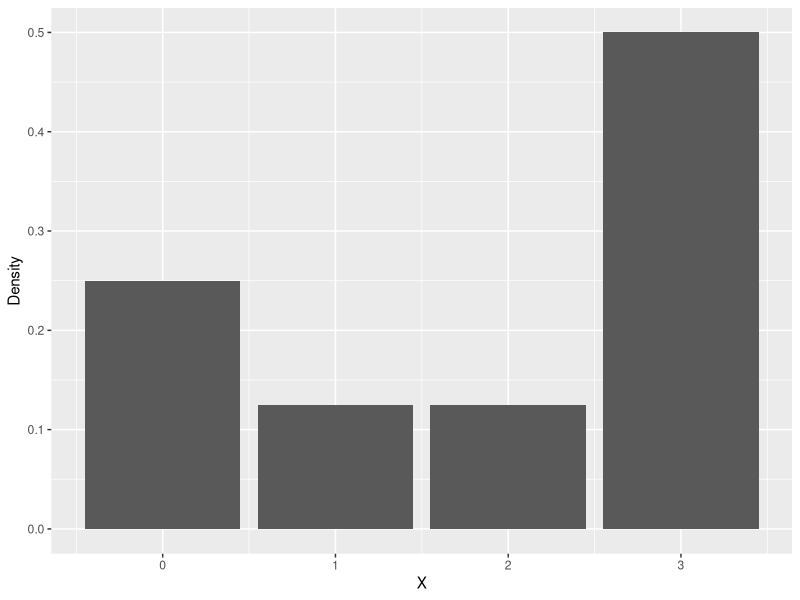
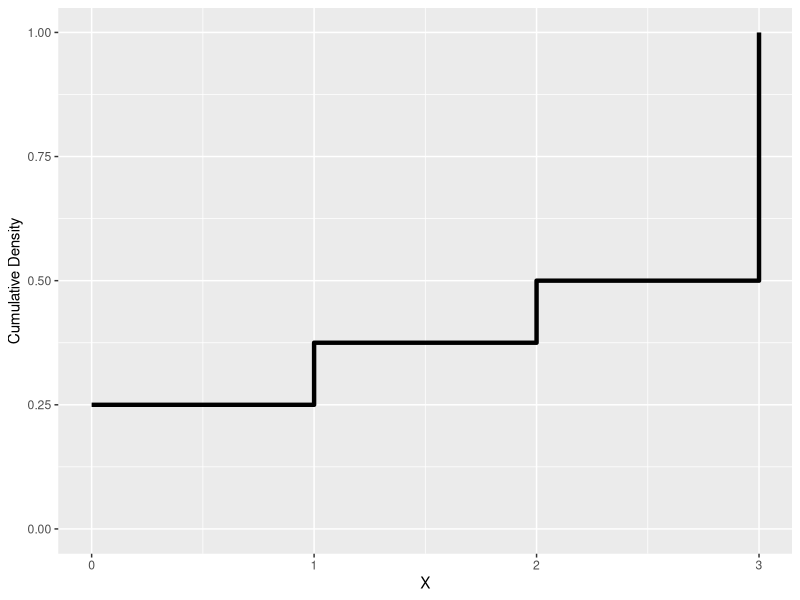
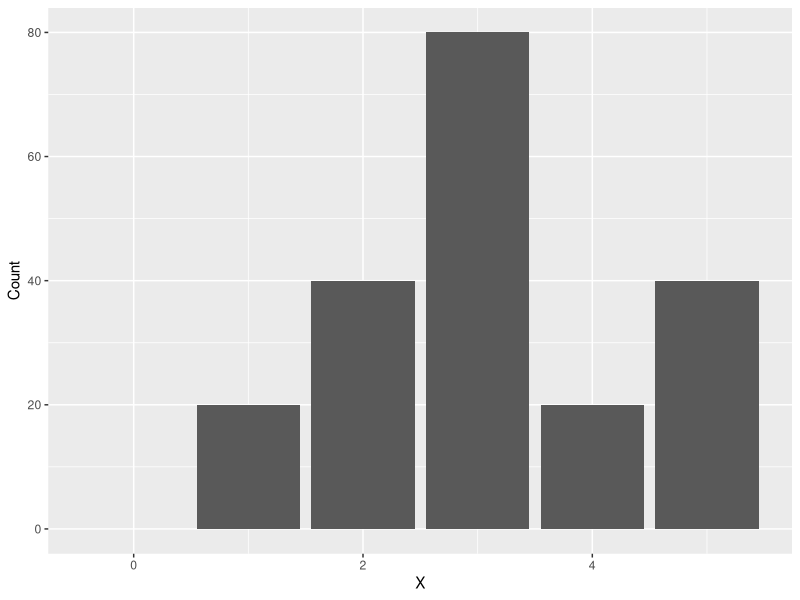
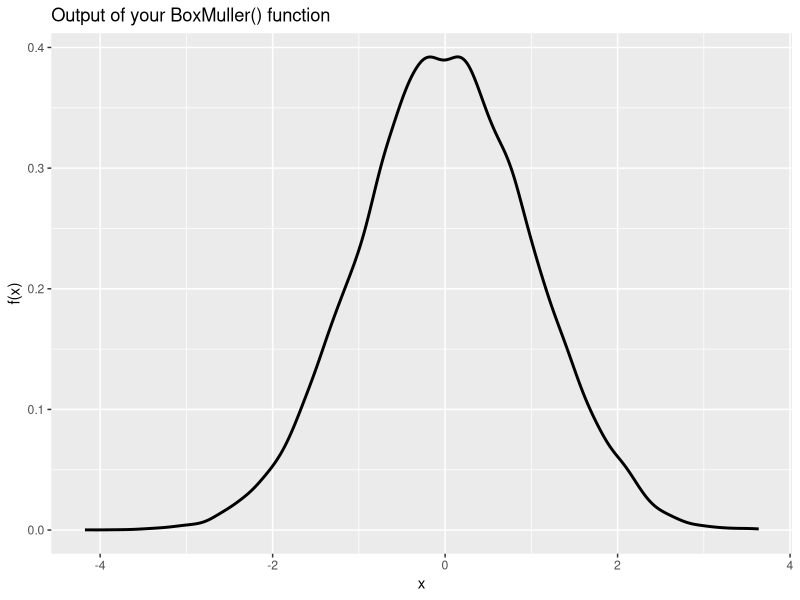
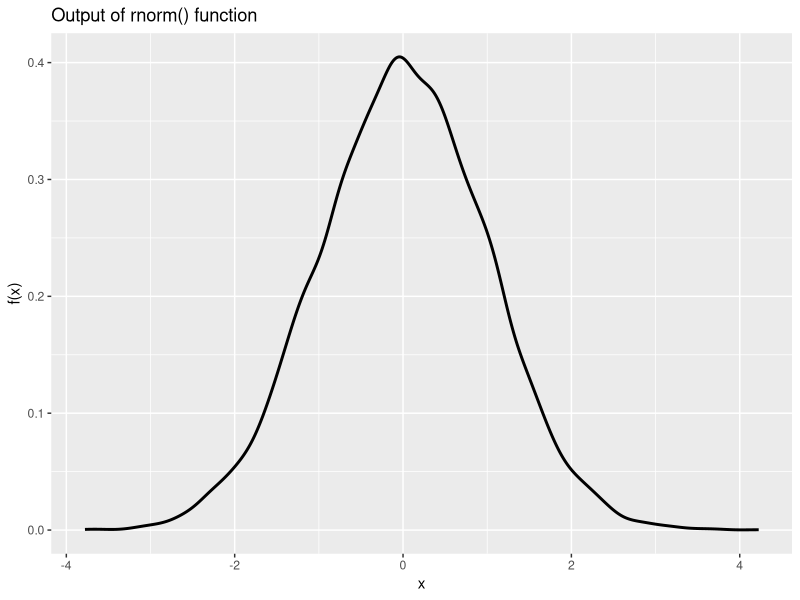
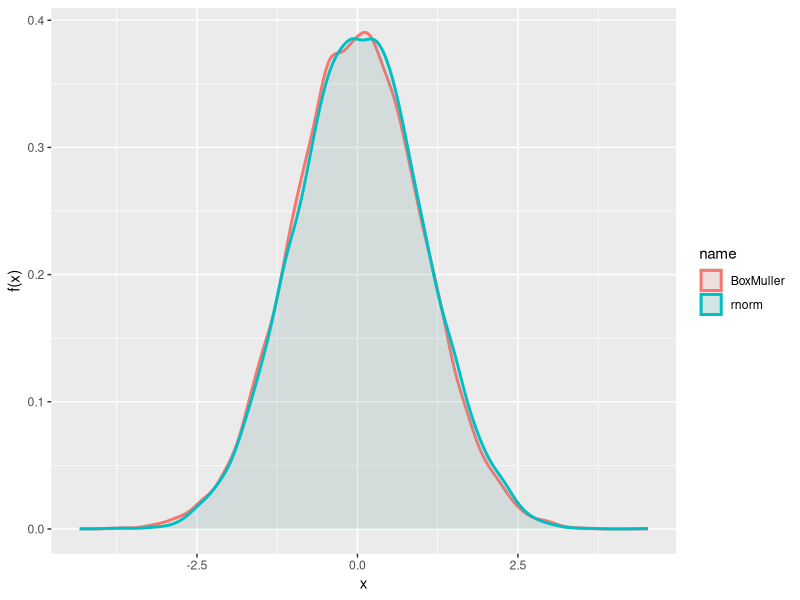
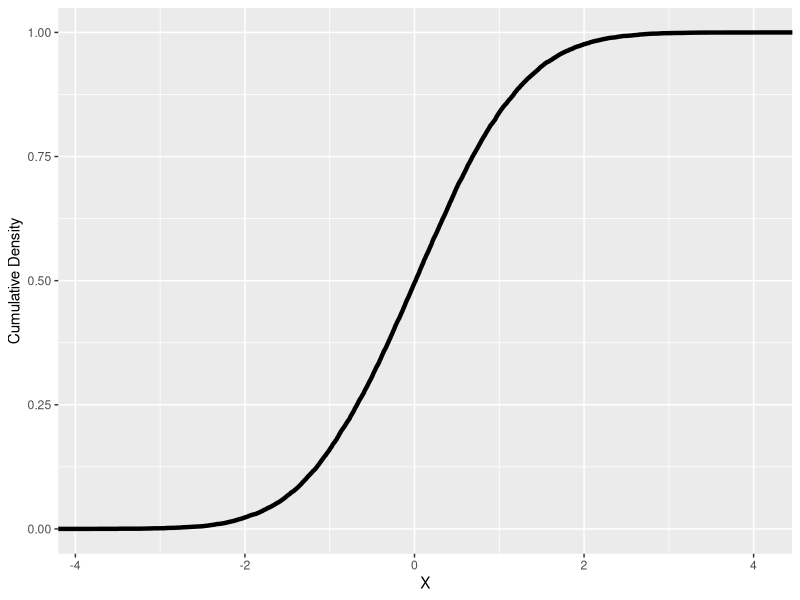
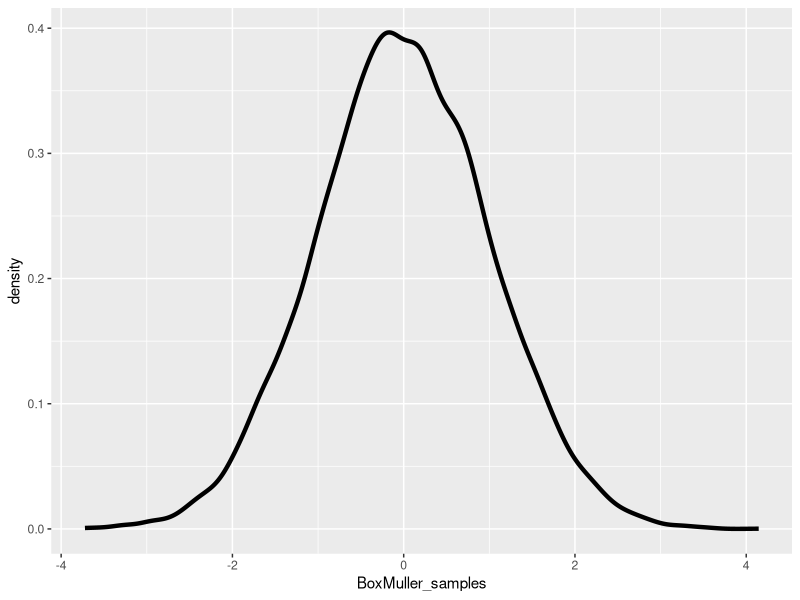

These figures' R source, in order:
## ---- chunk 1
knitr::opts_chunk$set(echo = T, message = F, warning = F)
## ---- chunk 2
# Required libraries
library(ggplot2)
library(tidyr)
## ---- chunk 3

plot_frequency_function = function(X, P){
  df = data.frame(X = X, P = P)
  ggplot(df, aes(x = X, y = P)) +
  geom_bar(stat = "identity") +
  xlab("X") +
  ylab("Density")
}

plot_cumulative_function = function(X, P){
  df = data.frame(X = X, P = P)
    
  ggplot(df, aes(x = X, y = cumsum(P))) +
  geom_step(size = 1.5)+
  xlab("X") +
  ylab("Cumulative Density")+
  ylim(0,1)
}

plot_frequency_function(X = 0:3,P = c(0.25,0.125,0.125,0.5))
plot_cumulative_function(X = 0:3,P = c(0.25,0.125,0.125,0.5))
## ---- chunk 4
frequency_function = function(X, CF){

  freq_func = diff(CF)
  print(freq_func)
  df = data.frame(X = X, y = c(0,freq_func))
  ggplot(df, aes(x = X, y = y)) +
  geom_bar(stat = "identity") +
  xlab("X") +
  ylab("Count")
}

frequency_function(X = 0:5, CF = c(0,20,60,140,160,200))
## ---- chunk 5
pi_user = 3.14159
print('Examination #0: Are these numbers the same?')
print(pi == pi_user)

print('Examination #1: Are these numbers the same?')
print(identical(pi, pi_user))

print('Examination #2: Are these numbers the same?')
print(all.equal(pi, pi_user))

print('Examination #3: Are these numbers the same?')
print(all.equal(pi, pi_user, 1e-5))

## ---- chunk 6
a = 3    # Chose a scalar number
x = 1:12

match(a,x)
min(which(x == a))

print("deos match(a,x) equivalent to min(which(x == a))?\n")
match(a,x) == min(which(x == a))

print("x %in% 4 is")
x %in% 4 

print("x %in% c(5,10) is")
x %in% c(5,10)
## ---- chunk 7
BoxMuller = function(n, verbose){
  
  samples <- matrix(ncol=2,nrow=n)
  for (i in 1:n){
    u1 = runif(1)
    u2 = runif(1)
    R = sqrt(-2*log(1-u1))
    Theta = 2*pi*u2
    x = R*cos(Theta)
    y = R*sin(Theta)
    samples[i,1] = x
    samples[i,2] = y
 }
 norm = rnorm(n)
 x = samples[,1]
 y = samples[,2]
 
 if (verbose == 0){
  df = data.frame(x = x,y = y, norm =norm)
  return(df)
 }
 
  if (verbose == 1){
    values = c(samples[,1],samples[,2])
    return(values)
  }
 
  if (verbose == 2){
    return(norm)
  }
 
}

BoxMuller(n = 500, verbose = 0)

mean(BoxMuller(n = 500, verbose = 1))
var(BoxMuller(n = 500, verbose = 1))
## ---- chunk 8
# Don't forget to run BoxMuller() first!
ggplot(, aes(BoxMuller(n = 10000, verbose = 1))) +
geom_density(size=1) +
xlab("x") +
ylab("f(x)") +
ggtitle("Output of your BoxMuller() function")

ggplot(, aes(BoxMuller(n = 10000, verbose = 2))) +
geom_density(size=1) +
xlab("x") +
ylab("f(x)") + 
ggtitle("Output of rnorm() function")


#############################
##       Extra point       ##
#############################

data = pivot_longer(BoxMuller(n = 10000, verbose = 0) ,cols = c("x","y", "norm"))
data[data == 'x' | data == 'y'] = 'BoxMuller'
data[data == 'norm'] = 'rnorm'
ggplot(data, aes(x=value, color=name, fill=name)) + 
geom_density(size=1, alpha = .1) +
labs(x="x", y="f(x)") 

## ---- chunk 9
# Don't forget to run BoxMuller() first!
ggplot(, aes(BoxMuller(n = 10000, verbose = 1))) +
stat_ecdf(geom = "step",size = 1.5)+
xlab("X") +
ylab("Cumulative Density")

## ---- chunk 10
# Don't forget to run BoxMuller() first!
Unif12 = function(n = 1){
  
  unif12s = c()
  for (i in 1:n){
    vars = runif(12, min = -0.5, max = 0.5)
    unif12s = c(unif12s, sum(vars))
    
  }
  
  return(unif12s)
}

Unif12()


n = 10000
BoxMuller_samples = BoxMuller(n, verbose = 1)
rnorm_samples = rnorm(n)
Unif12_samples = Unif12(n)

BoxMuller_dataframe = data.frame(BoxMuller_samples)
rnorm_dataframe = data.frame(rnorm_samples)
Unif12_dataframe = data.frame(Unif12_samples)

ggplot(BoxMuller_dataframe,aes(x = BoxMuller_samples)) +
  geom_density(size = 1.5)

ggplot(rnorm_dataframe, aes(x = rnorm_samples)) +
  geom_density(size = 1.5)

ggplot(Unif12_dataframe, aes(x = Unif12_samples)) +
  geom_density(size = 1.5)


Integrated_dataframe = data.frame(BoxMuller_dataframe, rnorm_dataframe, Unif12_dataframe)

Integrated_dataframe %>%
  pivot_longer(cols = everything()) %>%
  ggplot(aes(x = value, group = name, color = name, fill=name)) +
  geom_density(size=1, alpha = .1) +
  labs(x="x", y="f(x)") 
## ---- chunk 11
# There are two ways to generate the required data.
# First, using rnorm to the power of two
# Second, using rchisq(n,df=1) function

chi_squared_distribution_hist = function(n, verbose = 0){
  
    if (verbose == 0){
      data = rnorm(n)
      data_2 = data^2
    }
  
    if (verbose == 1){
      data_2 = rchisq(n,df=1)
    }    

    df = data.frame(data_2)
    ggplot(df, aes(x = data_2)) +
    geom_histogram(color="black", fill="white", binwidth=0.2) +
    ggtitle('Histogram of Z^2')
}

chi_squared_distribution_dens = function(n, verbose = 0){
    
  if (verbose == 0){
      data = rnorm(n)
      data_2 = data^2
    }
  
    if (verbose == 1){
      data_2 = rchisq(n,df=1)
    }   

    df = data.frame(data_2)
    ggplot() +
    geom_density(data=df, aes(x = data_2), size =1) +
    labs(x="x", y="f(x)") +
    ggtitle('Density of Z^2')
    
}


chi_squared_distribution_dens_adjust = function(n, adjust, verbose = 0){
    
  if (verbose == 0){
      data = rnorm(n)
      data_2 = data^2
    }
  
    if (verbose == 1){
      data_2 = rchisq(n,df=1)
    }   

    df = data.frame(data_2)
    ggplot() +
    geom_density(data=df, aes(x = data_2), size =1, adjust = adjust) +
    labs(x="x", y="f(x)") +
    ggtitle('Density with adjust of Z^2')
    
}

chi_squared_distribution_hist(500)
chi_squared_distribution_dens(500)
# We don't have any negative value, and the density is high near zero.
chi_squared_distribution_dens_adjust(500, adjust = 1/10)
# adjust command makes it possible to adjust the bandwidth while still using the a bandwidth estimator.
## ---- chunk 12
ecdf_pnorm_comparison = function(n){
  data = rnorm(n)
  
  ecdf_func= ecdf(data)
  ecdf_data = ecdf_func(data)
  pnorm_data = pnorm(data)

  integrated_dataframe = data.frame(data, ecdf_data, pnorm_data)

  integrated_dataframe %>% pivot_longer(cols = c('ecdf_data','pnorm_data')) %>%
  ggplot(aes(x = data, y = value, group = name, color = name)) +
  geom_line(size = 0.75)
  
}

ecdf_pnorm_comparison(200)
ecdf_pnorm_comparison(10000)

